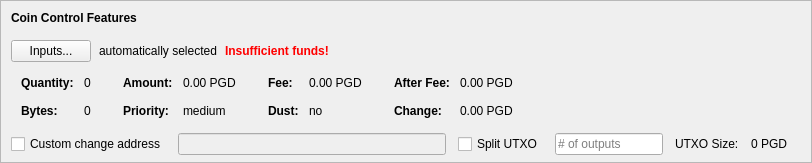
    <widget class="QFrame" name="frameCoinControl">
     <property name="sizePolicy">
      <sizepolicy hsizetype="Expanding" vsizetype="Expanding">
       <horstretch>0</horstretch>
       <verstretch>0</verstretch>
      </sizepolicy>
     </property>
     <property name="maximumSize">
      <size>
       <width>16777215</width>
       <height>16777215</height>
      </size>
     </property>
     <property name="frameShape">
      <enum>QFrame::StyledPanel</enum>
     </property>
     <property name="frameShadow">
      <enum>QFrame::Sunken</enum>
     </property>
     <layout class="QVBoxLayout" name="verticalLayoutCoinControl2">
      <property name="spacing">
       <number>0</number>
      </property>
      <property name="leftMargin">
       <number>0</number>
      </property>
      <property name="topMargin">
       <number>0</number>
      </property>
      <property name="rightMargin">
       <number>0</number>
      </property>
      <property name="bottomMargin">
       <number>6</number>
      </property>
      <item>
       <layout class="QVBoxLayout" name="verticalLayoutCoinControl" stretch="0,0,0,0,1">
        <property name="spacing">
         <number>0</number>
        </property>
        <property name="leftMargin">
         <number>10</number>
        </property>
        <property name="topMargin">
         <number>10</number>
        </property>
        <item>
         <layout class="QHBoxLayout" name="horizontalLayoutCoinControl1">
          <property name="bottomMargin">
           <number>15</number>
          </property>
          <item>
           <widget class="QLabel" name="labelCoinControlFeatures">
            <property name="sizePolicy">
             <sizepolicy hsizetype="Preferred" vsizetype="Maximum">
              <horstretch>0</horstretch>
              <verstretch>0</verstretch>
             </sizepolicy>
            </property>
            <property name="font">
             <font>
              <weight>75</weight>
              <bold>true</bold>
             </font>
            </property>
            <property name="styleSheet">
             <string notr="true">font-weight:bold;</string>
            </property>
            <property name="text">
             <string>Coin Control Features</string>
            </property>
           </widget>
          </item>
         </layout>
        </item>
        <item>
         <layout class="QHBoxLayout" name="horizontalLayoutCoinControl2" stretch="0,0,0,0">
          <property name="spacing">
           <number>8</number>
          </property>
          <property name="bottomMargin">
           <number>10</number>
          </property>
          <item>
           <widget class="QPushButton" name="pushButtonCoinControl">
            <property name="styleSheet">
             <string notr="true"/>
            </property>
            <property name="text">
             <string>Inputs...</string>
            </property>
            <property name="autoDefault">
             <bool>false</bool>
            </property>
           </widget>
          </item>
          <item>
           <widget class="QLabel" name="labelCoinControlAutomaticallySelected">
            <property name="text">
             <string>automatically selected</string>
            </property>
            <property name="margin">
             <number>5</number>
            </property>
           </widget>
          </item>
          <item>
           <widget class="QLabel" name="labelCoinControlInsuffFunds">
            <property name="font">
             <font>
              <weight>75</weight>
              <bold>true</bold>
             </font>
            </property>
            <property name="styleSheet">
             <string notr="true">color:red;font-weight:bold;</string>
            </property>
            <property name="text">
             <string>Insufficient funds!</string>
            </property>
            <property name="margin">
             <number>5</number>
            </property>
           </widget>
          </item>
          <item>
           <spacer name="horizontalSpacerCoinControl">
            <property name="orientation">
             <enum>Qt::Horizontal</enum>
            </property>
            <property name="sizeHint" stdset="0">
             <size>
              <width>40</width>
              <height>1</height>
             </size>
            </property>
           </spacer>
          </item>
         </layout>
        </item>
        <item>
         <widget class="QWidget" name="widgetCoinControl" native="true">
          <property name="sizePolicy">
           <sizepolicy hsizetype="Preferred" vsizetype="Preferred">
            <horstretch>0</horstretch>
            <verstretch>0</verstretch>
           </sizepolicy>
          </property>
          <property name="minimumSize">
           <size>
            <width>0</width>
            <height>0</height>
           </size>
          </property>
          <property name="styleSheet">
           <string notr="true"/>
          </property>
          <layout class="QHBoxLayout" name="horizontalLayoutCoinControl5">
           <property name="leftMargin">
            <number>0</number>
           </property>
           <property name="topMargin">
            <number>0</number>
           </property>
           <property name="rightMargin">
            <number>0</number>
           </property>
           <property name="bottomMargin">
            <number>0</number>
           </property>
           <item>
            <layout class="QHBoxLayout" name="horizontalLayoutCoinControl3" stretch="0,0,0,1">
             <property name="spacing">
              <number>20</number>
             </property>
             <property name="topMargin">
              <number>0</number>
             </property>
             <property name="bottomMargin">
              <number>10</number>
             </property>
             <item>
              <layout class="QFormLayout" name="formLayoutCoinControl1">
               <property name="horizontalSpacing">
                <number>10</number>
               </property>
               <property name="verticalSpacing">
                <number>14</number>
               </property>
               <property name="leftMargin">
                <number>10</number>
               </property>
               <property name="topMargin">
                <number>4</number>
               </property>
               <property name="rightMargin">
                <number>6</number>
               </property>
               <item row="0" column="0">
                <widget class="QLabel" name="labelCoinControlQuantityText">
                 <property name="font">
                  <font>
                   <weight>75</weight>
                   <bold>true</bold>
                  </font>
                 </property>
                 <property name="text">
                  <string>Quantity:</string>
                 </property>
                 <property name="margin">
                  <number>0</number>
                 </property>
                </widget>
               </item>
               <item row="0" column="1">
                <widget class="QLabel" name="labelCoinControlQuantity">
                 <property name="cursor">
                  <cursorShape>IBeamCursor</cursorShape>
                 </property>
                 <property name="contextMenuPolicy">
                  <enum>Qt::ActionsContextMenu</enum>
                 </property>
                 <property name="text">
                  <string notr="true">0</string>
                 </property>
                 <property name="margin">
                  <number>0</number>
                 </property>
                 <property name="textInteractionFlags">
                  <set>Qt::LinksAccessibleByMouse|Qt::TextSelectableByKeyboard|Qt::TextSelectableByMouse</set>
                 </property>
                </widget>
               </item>
               <item row="1" column="0">
                <widget class="QLabel" name="labelCoinControlBytesText">
                 <property name="font">
                  <font>
                   <weight>75</weight>
                   <bold>true</bold>
                  </font>
                 </property>
                 <property name="text">
                  <string>Bytes:</string>
                 </property>
                </widget>
               </item>
               <item row="1" column="1">
                <widget class="QLabel" name="labelCoinControlBytes">
                 <property name="cursor">
                  <cursorShape>IBeamCursor</cursorShape>
                 </property>
                 <property name="contextMenuPolicy">
                  <enum>Qt::ActionsContextMenu</enum>
                 </property>
                 <property name="text">
                  <string notr="true">0</string>
                 </property>
                 <property name="textInteractionFlags">
                  <set>Qt::LinksAccessibleByMouse|Qt::TextSelectableByKeyboard|Qt::TextSelectableByMouse</set>
                 </property>
                </widget>
               </item>
              </layout>
             </item>
             <item>
              <layout class="QFormLayout" name="formLayoutCoinControl2">
               <property name="horizontalSpacing">
                <number>10</number>
               </property>
               <property name="verticalSpacing">
                <number>14</number>
               </property>
               <property name="leftMargin">
                <number>6</number>
               </property>
               <property name="topMargin">
                <number>4</number>
               </property>
               <property name="rightMargin">
                <number>6</number>
               </property>
               <item row="0" column="0">
                <widget class="QLabel" name="labelCoinControlAmountText">
                 <property name="font">
                  <font>
                   <weight>75</weight>
                   <bold>true</bold>
                  </font>
                 </property>
                 <property name="text">
                  <string>Amount:</string>
                 </property>
                 <property name="margin">
                  <number>0</number>
                 </property>
                </widget>
               </item>
               <item row="0" column="1">
                <widget class="QLabel" name="labelCoinControlAmount">
                 <property name="cursor">
                  <cursorShape>IBeamCursor</cursorShape>
                 </property>
                 <property name="contextMenuPolicy">
                  <enum>Qt::ActionsContextMenu</enum>
                 </property>
                 <property name="text">
                  <string notr="true">0.00 PGD</string>
                 </property>
                 <property name="textInteractionFlags">
                  <set>Qt::LinksAccessibleByMouse|Qt::TextSelectableByKeyboard|Qt::TextSelectableByMouse</set>
                 </property>
                </widget>
               </item>
               <item row="1" column="0">
                <widget class="QLabel" name="labelCoinControlPriorityText">
                 <property name="font">
                  <font>
                   <weight>75</weight>
                   <bold>true</bold>
                  </font>
                 </property>
                 <property name="text">
                  <string>Priority:</string>
                 </property>
                </widget>
               </item>
               <item row="1" column="1">
                <widget class="QLabel" name="labelCoinControlPriority">
                 <property name="cursor">
                  <cursorShape>IBeamCursor</cursorShape>
                 </property>
                 <property name="contextMenuPolicy">
                  <enum>Qt::ActionsContextMenu</enum>
                 </property>
                 <property name="text">
                  <string>medium</string>
                 </property>
                 <property name="textInteractionFlags">
                  <set>Qt::LinksAccessibleByMouse|Qt::TextSelectableByKeyboard|Qt::TextSelectableByMouse</set>
                 </property>
                </widget>
               </item>
              </layout>
             </item>
             <item>
              <layout class="QFormLayout" name="formLayoutCoinControl3">
               <property name="horizontalSpacing">
                <number>10</number>
               </property>
               <property name="verticalSpacing">
                <number>14</number>
               </property>
               <property name="leftMargin">
                <number>6</number>
               </property>
               <property name="topMargin">
                <number>4</number>
               </property>
               <property name="rightMargin">
                <number>6</number>
               </property>
               <item row="0" column="0">
                <widget class="QLabel" name="labelCoinControlFeeText">
                 <property name="font">
                  <font>
                   <weight>75</weight>
                   <bold>true</bold>
                  </font>
                 </property>
                 <property name="text">
                  <string>Fee:</string>
                 </property>
                 <property name="margin">
                  <number>0</number>
                 </property>
                </widget>
               </item>
               <item row="0" column="1">
                <widget class="QLabel" name="labelCoinControlFee">
                 <property name="cursor">
                  <cursorShape>IBeamCursor</cursorShape>
                 </property>
                 <property name="contextMenuPolicy">
                  <enum>Qt::ActionsContextMenu</enum>
                 </property>
                 <property name="text">
                  <string notr="true">0.00 PGD</string>
                 </property>
                 <property name="textInteractionFlags">
                  <set>Qt::LinksAccessibleByMouse|Qt::TextSelectableByKeyboard|Qt::TextSelectableByMouse</set>
                 </property>
                </widget>
               </item>
               <item row="1" column="0">
                <widget class="QLabel" name="labelCoinControlLowOutputText">
                 <property name="font">
                  <font>
                   <weight>75</weight>
                   <bold>true</bold>
                  </font>
                 </property>
                 <property name="text">
                  <string>Dust:</string>
                 </property>
                </widget>
               </item>
               <item row="1" column="1">
                <widget class="QLabel" name="labelCoinControlLowOutput">
                 <property name="cursor">
                  <cursorShape>IBeamCursor</cursorShape>
                 </property>
                 <property name="contextMenuPolicy">
                  <enum>Qt::ActionsContextMenu</enum>
                 </property>
                 <property name="text">
                  <string>no</string>
                 </property>
                 <property name="textInteractionFlags">
                  <set>Qt::LinksAccessibleByMouse|Qt::TextSelectableByKeyboard|Qt::TextSelectableByMouse</set>
                 </property>
                </widget>
               </item>
              </layout>
             </item>
             <item>
              <layout class="QFormLayout" name="formLayoutCoinControl4">
               <property name="horizontalSpacing">
                <number>10</number>
               </property>
               <property name="verticalSpacing">
                <number>14</number>
               </property>
               <property name="leftMargin">
                <number>6</number>
               </property>
               <property name="topMargin">
                <number>4</number>
               </property>
               <property name="rightMargin">
                <number>6</number>
               </property>
               <item row="0" column="0">
                <widget class="QLabel" name="labelCoinControlAfterFeeText">
                 <property name="font">
                  <font>
                   <weight>75</weight>
                   <bold>true</bold>
                  </font>
                 </property>
                 <property name="text">
                  <string>After Fee:</string>
                 </property>
                 <property name="margin">
                  <number>0</number>
                 </property>
                </widget>
               </item>
               <item row="0" column="1">
                <widget class="QLabel" name="labelCoinControlAfterFee">
                 <property name="cursor">
                  <cursorShape>IBeamCursor</cursorShape>
                 </property>
                 <property name="contextMenuPolicy">
                  <enum>Qt::ActionsContextMenu</enum>
                 </property>
                 <property name="text">
                  <string notr="true">0.00 PGD</string>
                 </property>
                 <property name="textInteractionFlags">
                  <set>Qt::LinksAccessibleByMouse|Qt::TextSelectableByKeyboard|Qt::TextSelectableByMouse</set>
                 </property>
                </widget>
               </item>
               <item row="1" column="0">
                <widget class="QLabel" name="labelCoinControlChangeText">
                 <property name="font">
                  <font>
                   <weight>75</weight>
                   <bold>true</bold>
                  </font>
                 </property>
                 <property name="text">
                  <string>Change:</string>
                 </property>
                </widget>
               </item>
               <item row="1" column="1">
                <widget class="QLabel" name="labelCoinControlChange">
                 <property name="cursor">
                  <cursorShape>IBeamCursor</cursorShape>
                 </property>
                 <property name="contextMenuPolicy">
                  <enum>Qt::ActionsContextMenu</enum>
                 </property>
                 <property name="text">
                  <string notr="true">0.00 PGD</string>
                 </property>
                 <property name="textInteractionFlags">
                  <set>Qt::LinksAccessibleByMouse|Qt::TextSelectableByKeyboard|Qt::TextSelectableByMouse</set>
                 </property>
                </widget>
               </item>
              </layout>
             </item>
            </layout>
           </item>
          </layout>
         </widget>
        </item>
        <item>
         <layout class="QHBoxLayout" name="horizontalLayoutCoinControl4" stretch="0,0,0,0,0,0,0">
          <property name="spacing">
           <number>12</number>
          </property>
          <property name="sizeConstraint">
           <enum>QLayout::SetDefaultConstraint</enum>
          </property>
          <property name="topMargin">
           <number>5</number>
          </property>
          <property name="rightMargin">
           <number>5</number>
          </property>
          <item>
           <widget class="QCheckBox" name="checkBoxCoinControlChange">
            <property name="toolTip">
             <string>If this is activated, but the change address is empty or invalid, change will be sent to a newly generated address.</string>
            </property>
            <property name="text">
             <string>Custom change address</string>
            </property>
           </widget>
          </item>
          <item>
           <widget class="QValidatedLineEdit" name="lineEditCoinControlChange">
            <property name="enabled">
             <bool>false</bool>
            </property>
            <property name="sizePolicy">
             <sizepolicy hsizetype="Expanding" vsizetype="Fixed">
              <horstretch>0</horstretch>
              <verstretch>0</verstretch>
             </sizepolicy>
            </property>
           </widget>
          </item>
          <item>
           <widget class="QCheckBox" name="splitBlockCheckBox">
            <property name="text">
             <string>Split UTXO</string>
            </property>
           </widget>
          </item>
          <item>
           <widget class="QLineEdit" name="splitBlockLineEdit">
            <property name="sizePolicy">
             <sizepolicy hsizetype="Fixed" vsizetype="Fixed">
              <horstretch>50</horstretch>
              <verstretch>0</verstretch>
             </sizepolicy>
            </property>
            <property name="placeholderText">
             <string># of outputs</string>
            </property>
           </widget>
          </item>
          <item>
           <widget class="QLabel" name="labelBlockSizeText">
            <property name="text">
             <string>UTXO Size:</string>
            </property>
           </widget>
          </item>
          <item>
           <widget class="QLabel" name="labelBlockSize">
            <property name="text">
             <string>0 PGD</string>
            </property>
           </widget>
          </item>
          <item>
           <widget class="QLabel" name="labelCoinControlChangeLabel">
            <property name="sizePolicy">
             <sizepolicy hsizetype="Preferred" vsizetype="Expanding">
              <horstretch>0</horstretch>
              <verstretch>0</verstretch>
             </sizepolicy>
            </property>
            <property name="minimumSize">
             <size>
              <width>0</width>
              <height>0</height>
             </size>
            </property>
            <property name="text">
             <string/>
            </property>
            <property name="margin">
             <number>3</number>
            </property>
           </widget>
          </item>
         </layout>
        </item>
        <item>
         <spacer name="verticalSpacerCoinControl">
          <property name="orientation">
           <enum>Qt::Vertical</enum>
          </property>
          <property name="sizeHint" stdset="0">
           <size>
            <width>800</width>
            <height>1</height>
           </size>
          </property>
         </spacer>
        </item>
       </layout>
      </item>
     </layout>
    </widget>
